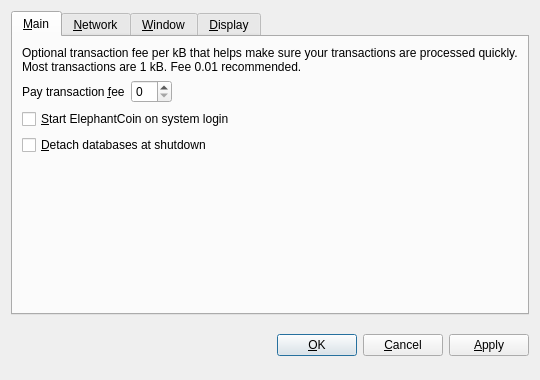
<?xml version="1.0" encoding="UTF-8"?>
<ui version="4.0">
 <class>OptionsDialog</class>
 <widget class="QDialog" name="OptionsDialog">
  <property name="geometry">
   <rect>
    <x>0</x>
    <y>0</y>
    <width>540</width>
    <height>380</height>
   </rect>
  </property>
  <property name="windowTitle">
   <string>Options</string>
  </property>
  <property name="modal">
   <bool>true</bool>
  </property>
  <layout class="QVBoxLayout" name="verticalLayout">
   <item>
    <widget class="QTabWidget" name="tabWidget">
     <property name="tabPosition">
      <enum>QTabWidget::North</enum>
     </property>
     <property name="currentIndex">
      <number>0</number>
     </property>
     <widget class="QWidget" name="tabMain">
      <attribute name="title">
       <string>&amp;Main</string>
      </attribute>
      <layout class="QVBoxLayout" name="verticalLayout_Main">
       <item>
        <widget class="QLabel" name="transactionFeeInfoLabel">
         <property name="text">
          <string>Optional transaction fee per kB that helps make sure your transactions are processed quickly. Most transactions are 1 kB. Fee 0.01 recommended.</string>
         </property>
         <property name="textFormat">
          <enum>Qt::PlainText</enum>
         </property>
         <property name="wordWrap">
          <bool>true</bool>
         </property>
        </widget>
       </item>
       <item>
        <layout class="QHBoxLayout" name="horizontalLayout_Main">
         <item>
          <widget class="QLabel" name="transactionFeeLabel">
           <property name="text">
            <string>Pay transaction &amp;fee</string>
           </property>
           <property name="textFormat">
            <enum>Qt::PlainText</enum>
           </property>
           <property name="buddy">
            <cstring>transactionFee</cstring>
           </property>
          </widget>
         </item>
         <item>
          <widget class="BitcoinAmountField" name="transactionFee"/>
         </item>
         <item>
          <spacer name="horizontalSpacer_Main">
           <property name="orientation">
            <enum>Qt::Horizontal</enum>
           </property>
           <property name="sizeHint" stdset="0">
            <size>
             <width>40</width>
             <height>20</height>
            </size>
           </property>
          </spacer>
         </item>
        </layout>
       </item>
       <item>
        <widget class="QCheckBox" name="bitcoinAtStartup">
         <property name="toolTip">
          <string>Automatically start ElephantCoin after logging in to the system.</string>
         </property>
         <property name="text">
          <string>&amp;Start ElephantCoin on system login</string>
         </property>
        </widget>
       </item>
       <item>
        <widget class="QCheckBox" name="detachDatabases">
         <property name="toolTip">
          <string>Detach block and address databases at shutdown. This means they can be moved to another data directory, but it slows down shutdown. The wallet is always detached.</string>
         </property>
         <property name="text">
          <string>&amp;Detach databases at shutdown</string>
         </property>
        </widget>
       </item>
       <item>
        <spacer name="verticalSpacer_Main">
         <property name="orientation">
          <enum>Qt::Vertical</enum>
         </property>
         <property name="sizeHint" stdset="0">
          <size>
           <width>20</width>
           <height>40</height>
          </size>
         </property>
        </spacer>
       </item>
      </layout>
     </widget>
     <widget class="QWidget" name="tabNetwork">
      <attribute name="title">
       <string>&amp;Network</string>
      </attribute>
      <layout class="QVBoxLayout" name="verticalLayout_Network">
       <item>
        <widget class="QCheckBox" name="mapPortUpnp">
         <property name="toolTip">
          <string>Automatically open the ElephantCoin client port on the router. This only works when your router supports UPnP and it is enabled.</string>
         </property>
         <property name="text">
          <string>Map port using &amp;UPnP</string>
         </property>
        </widget>
       </item>
       <item>
        <widget class="QCheckBox" name="connectSocks">
         <property name="toolTip">
          <string>Connect to the ElephantCoin network through a SOCKS proxy (e.g. when connecting through Tor).</string>
         </property>
         <property name="text">
          <string>&amp;Connect through SOCKS proxy:</string>
         </property>
        </widget>
       </item>
       <item>
        <layout class="QHBoxLayout" name="horizontalLayout_Network">
         <item>
          <widget class="QLabel" name="proxyIpLabel">
           <property name="text">
            <string>Proxy &amp;IP:</string>
           </property>
           <property name="textFormat">
            <enum>Qt::PlainText</enum>
           </property>
           <property name="buddy">
            <cstring>proxyIp</cstring>
           </property>
          </widget>
         </item>
         <item>
          <widget class="QValidatedLineEdit" name="proxyIp">
           <property name="maximumSize">
            <size>
             <width>140</width>
             <height>16777215</height>
            </size>
           </property>
           <property name="toolTip">
            <string>IP address of the proxy (e.g. 127.0.0.1)</string>
           </property>
          </widget>
         </item>
         <item>
          <widget class="QLabel" name="proxyPortLabel">
           <property name="text">
            <string>&amp;Port:</string>
           </property>
           <property name="textFormat">
            <enum>Qt::PlainText</enum>
           </property>
           <property name="buddy">
            <cstring>proxyPort</cstring>
           </property>
          </widget>
         </item>
         <item>
          <widget class="QLineEdit" name="proxyPort">
           <property name="maximumSize">
            <size>
             <width>55</width>
             <height>16777215</height>
            </size>
           </property>
           <property name="toolTip">
            <string>Port of the proxy (e.g. 9050)</string>
           </property>
          </widget>
         </item>
         <item>
          <widget class="QLabel" name="socksVersionLabel">
           <property name="text">
            <string>SOCKS &amp;Version:</string>
           </property>
           <property name="textFormat">
            <enum>Qt::PlainText</enum>
           </property>
           <property name="buddy">
            <cstring>socksVersion</cstring>
           </property>
          </widget>
         </item>
         <item>
          <widget class="QValueComboBox" name="socksVersion">
           <property name="toolTip">
            <string>SOCKS version of the proxy (e.g. 5)</string>
           </property>
          </widget>
         </item>
         <item>
          <spacer name="horizontalSpacer_Network">
           <property name="orientation">
            <enum>Qt::Horizontal</enum>
           </property>
           <property name="sizeHint" stdset="0">
            <size>
             <width>40</width>
             <height>20</height>
            </size>
           </property>
          </spacer>
         </item>
        </layout>
       </item>
       <item>
        <spacer name="verticalSpacer_Network">
         <property name="orientation">
          <enum>Qt::Vertical</enum>
         </property>
         <property name="sizeHint" stdset="0">
          <size>
           <width>20</width>
           <height>40</height>
          </size>
         </property>
        </spacer>
       </item>
      </layout>
     </widget>
     <widget class="QWidget" name="tabWindow">
      <attribute name="title">
       <string>&amp;Window</string>
      </attribute>
      <layout class="QVBoxLayout" name="verticalLayout_Window">
       <item>
        <widget class="QCheckBox" name="minimizeToTray">
         <property name="toolTip">
          <string>Show only a tray icon after minimizing the window.</string>
         </property>
         <property name="text">
          <string>&amp;Minimize to the tray instead of the taskbar</string>
         </property>
        </widget>
       </item>
       <item>
        <widget class="QCheckBox" name="minimizeOnClose">
         <property name="toolTip">
          <string>Minimize instead of exit the application when the window is closed. When this option is enabled, the application will be closed only after selecting Quit in the menu.</string>
         </property>
         <property name="text">
          <string>M&amp;inimize on close</string>
         </property>
        </widget>
       </item>
       <item>
        <spacer name="verticalSpacer_Window">
         <property name="orientation">
          <enum>Qt::Vertical</enum>
         </property>
         <property name="sizeHint" stdset="0">
          <size>
           <width>20</width>
           <height>40</height>
          </size>
         </property>
        </spacer>
       </item>
      </layout>
     </widget>
     <widget class="QWidget" name="tabDisplay">
      <attribute name="title">
       <string>&amp;Display</string>
      </attribute>
      <layout class="QVBoxLayout" name="verticalLayout_Display">
       <item>
        <layout class="QHBoxLayout" name="horizontalLayout_1_Display">
         <item>
          <widget class="QLabel" name="langLabel">
           <property name="text">
            <string>User Interface &amp;language:</string>
           </property>
           <property name="textFormat">
            <enum>Qt::PlainText</enum>
           </property>
           <property name="buddy">
            <cstring>lang</cstring>
           </property>
          </widget>
         </item>
         <item>
          <widget class="QValueComboBox" name="lang">
           <property name="toolTip">
            <string>The user interface language can be set here. This setting will take effect after restarting ElephantCoin.</string>
           </property>
          </widget>
         </item>
        </layout>
       </item>
       <item>
        <layout class="QHBoxLayout" name="horizontalLayout_2_Display">
         <item>
          <widget class="QLabel" name="unitLabel">
           <property name="text">
            <string>&amp;Unit to show amounts in:</string>
           </property>
           <property name="textFormat">
            <enum>Qt::PlainText</enum>
           </property>
           <property name="buddy">
            <cstring>unit</cstring>
           </property>
          </widget>
         </item>
         <item>
          <widget class="QValueComboBox" name="unit">
           <property name="toolTip">
            <string>Choose the default subdivision unit to show in the interface and when sending coins.</string>
           </property>
          </widget>
         </item>
        </layout>
       </item>
       <item>
        <widget class="QCheckBox" name="displayAddresses">
         <property name="toolTip">
          <string>Whether to show ElephantCoin addresses in the transaction list or not.</string>
         </property>
         <property name="text">
          <string>&amp;Display addresses in transaction list</string>
         </property>
        </widget>
       </item>
       <item>
        <widget class="QCheckBox" name="coinControlFeatures">
         <property name="toolTip">
          <string>Whether to show coin control features or not.</string>
         </property>
         <property name="text">
          <string>Display coin &amp;control features (experts only!)</string>
         </property>
        </widget>
       </item>
       <item>
        <spacer name="verticalSpacer_Display">
         <property name="orientation">
          <enum>Qt::Vertical</enum>
         </property>
         <property name="sizeHint" stdset="0">
          <size>
           <width>20</width>
           <height>40</height>
          </size>
         </property>
        </spacer>
       </item>
      </layout>
     </widget>
    </widget>
   </item>
   <item>
    <layout class="QHBoxLayout" name="horizontalLayout_Buttons">
     <item>
      <spacer name="horizontalSpacer_1">
       <property name="orientation">
        <enum>Qt::Horizontal</enum>
       </property>
       <property name="sizeHint" stdset="0">
        <size>
         <width>40</width>
         <height>48</height>
        </size>
       </property>
      </spacer>
     </item>
     <item>
      <widget class="QLabel" name="statusLabel">
       <property name="font">
        <font>
         <weight>75</weight>
         <bold>true</bold>
        </font>
       </property>
       <property name="text">
        <string/>
       </property>
       <property name="textFormat">
        <enum>Qt::PlainText</enum>
       </property>
       <property name="wordWrap">
        <bool>true</bool>
       </property>
      </widget>
     </item>
     <item>
      <spacer name="horizontalSpacer_2">
       <property name="orientation">
        <enum>Qt::Horizontal</enum>
       </property>
       <property name="sizeHint" stdset="0">
        <size>
         <width>40</width>
         <height>48</height>
        </size>
       </property>
      </spacer>
     </item>
     <item>
      <widget class="QPushButton" name="okButton">
       <property name="text">
        <string>&amp;OK</string>
       </property>
      </widget>
     </item>
     <item>
      <widget class="QPushButton" name="cancelButton">
       <property name="text">
        <string>&amp;Cancel</string>
       </property>
       <property name="autoDefault">
        <bool>false</bool>
       </property>
      </widget>
     </item>
     <item>
      <widget class="QPushButton" name="applyButton">
       <property name="text">
        <string>&amp;Apply</string>
       </property>
       <property name="autoDefault">
        <bool>false</bool>
       </property>
      </widget>
     </item>
    </layout>
   </item>
  </layout>
 </widget>
 <customwidgets>
  <customwidget>
   <class>BitcoinAmountField</class>
   <extends>QSpinBox</extends>
   <header>bitcoinamountfield.h</header>
  </customwidget>
  <customwidget>
   <class>QValueComboBox</class>
   <extends>QComboBox</extends>
   <header>qvaluecombobox.h</header>
  </customwidget>
  <customwidget>
   <class>QValidatedLineEdit</class>
   <extends>QLineEdit</extends>
   <header>qvalidatedlineedit.h</header>
  </customwidget>
 </customwidgets>
 <resources/>
 <connections/>
</ui>
